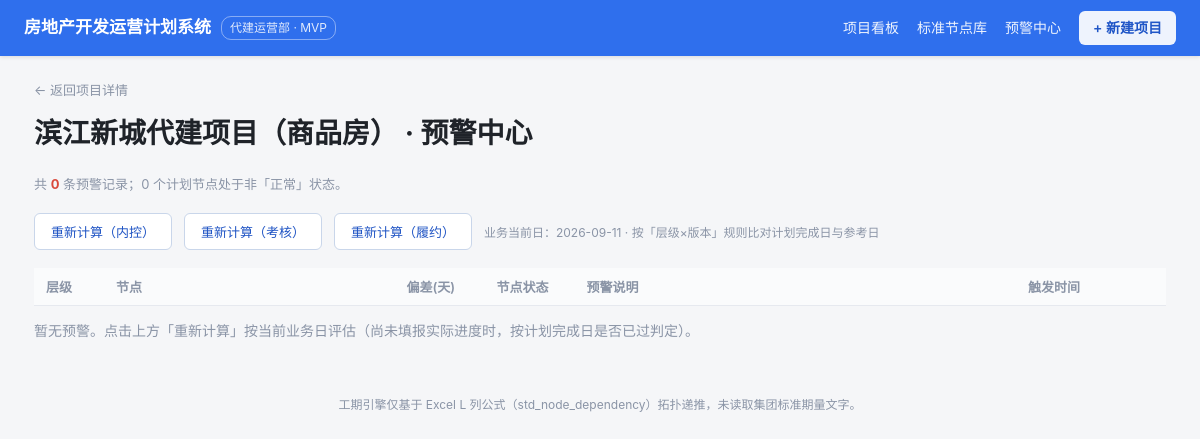
Before: /project/3/alerts with the older database file.
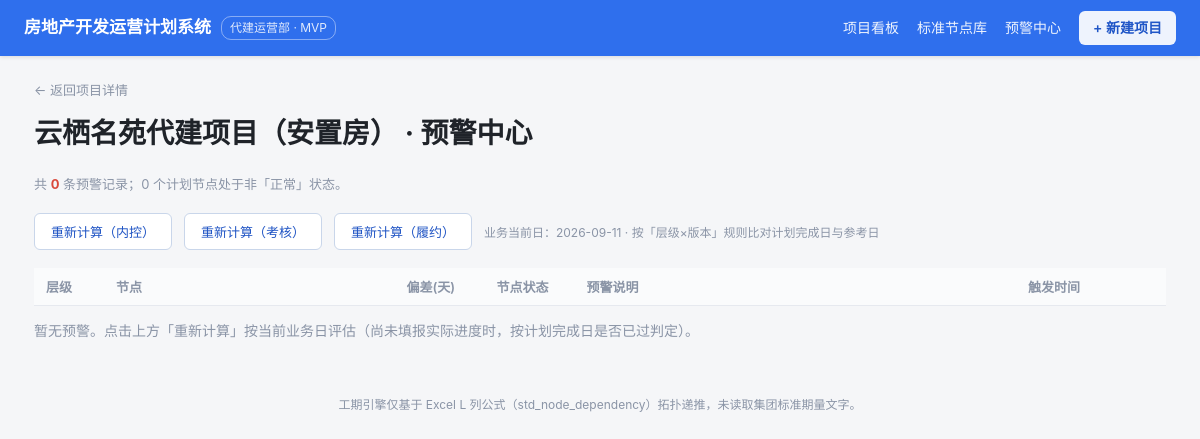
After: the same page with the newer database file.
### tables this page shows
CREATE TABLE "project" ("id" INTEGER PRIMARY KEY, "name" TEXT, "client" TEXT, "building_type_id" INTEGER, "plan_start" TEXT, "plan_deliver" TEXT, "status" TEXT, "prereq_json" TEXT);

### app/app.py (the view)
@app.route("/project/<int:pid>/alerts")
def project_alerts(pid):
    con = db(); cur = con.cursor()
    cur.execute("SELECT id,name FROM project WHERE id=?", (pid,))
    p = cur.fetchone()
    if not p:
        cur.close(); con.close(); return "项目不存在", 404
    cur.execute(
        "SELECT ar.id,ar.plan_node_id,ar.triggered_at,ar.delay_days,ar.message,pn.level,pn.name AS node_name,"
        "pn.status AS node_status,pn.finish_inner "
        "FROM alert_record ar JOIN plan_node pn ON ar.plan_node_id=pn.id "
        "WHERE pn.project_id=? ORDER BY ar.delay_days DESC", (pid,))
    records = [dict(r) for r in cur.fetchall()]
    cur.execute("SELECT COUNT(*) AS c FROM plan_node WHERE project_id=? AND status<>'正常'", (pid,))
    flagged = cur.fetchone()["c"]
    cur.close(); con.close()
    return render_template("project_alerts.html", p=p, records=records, flagged=flagged,
                           plan_types=PLAN_TYPES, today=TODAY)

### app/app.py (called while the page is built)
def db():
    return get_conn()

### db/dbconn.py (called while the page is built, shortened)
def _dict_factory(cursor, row):
    return {col[0]: row[i] for i, col in enumerate(cursor.description)}

def get_conn():
    con = sqlite3.connect(SQLITE_PATH, check_same_thread=False)
    con.row_factory = _dict_factory
    con.execute("PRAGMA journal_mode=DELETE")
    con.execute("PRAGMA busy_timeout=5000")
    return con

### app/templates/project_alerts.html (shortened to what this page needs)
<meta charset="UTF-8">{% extends "base.html" %}
{% block content %}
<a class="back" href="{{ url_for('project_detail', pid=p.id) }}">← 返回项目详情</a>
<h1 style="margin-top:10px">{{ p.name }} · 预警中心</h1>
<div class="page-sub">共 <b style="color:var(--crit)">{{ records|length }}</b> 条预警记录；{{ flagged }} 个计划节点处于非「正常」状态。</div>
{% for pt in plan_types %}
<form method="post" action="{{ url_for('project_compute_alerts', pid=p.id) }}" style="display:inline;margin-right:8px">
  <button class="btn-ghost" type="submit">重新计算（{{ pt }}）</button>
</form>
{% endfor %}
<span class="muted" style="font-size:12px">业务当前日：{{ today }} · 按「层级×版本」规则比对计划完成日与参考日</span>
<table style="margin-top:18px">
  <thead><tr>
    <th style="width:70px">层级</th><th>节点</th><th style="width:90px">偏差(天)</th>
    <th style="width:90px">节点状态</th><th>预警说明</th><th style="width:150px">触发时间</th>
  </tr></thead>
</table>
{% if not records %}<p class="muted">暂无预警。点击上方「重新计算」按当前业务日评估（尚未填报实际进度时，按计划完成日是否已过判定）。</p>{% endif %}
{% endblock %}

Changed rows visible on the page:
changed project: name "滨江新城代建项目（商品房）" → "云栖名苑代建项目（安置房）"
